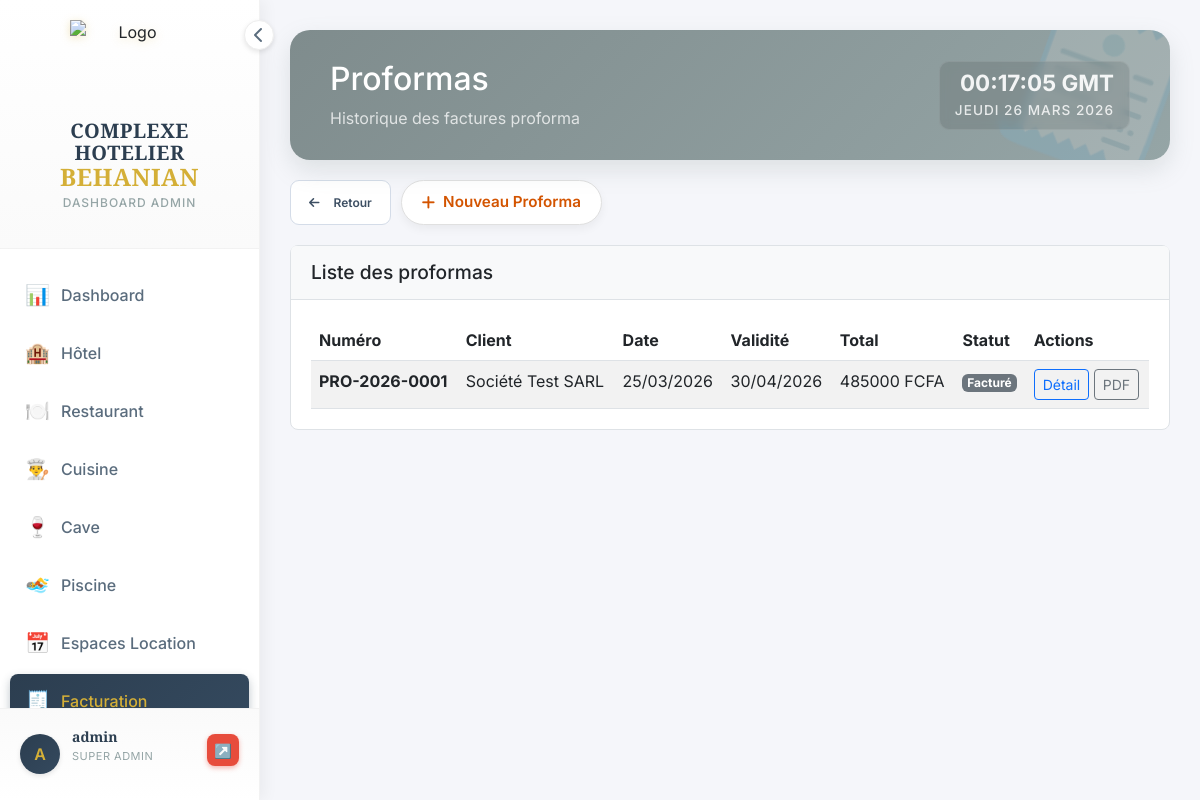
The page /facturation/proformas/ (signed in) on the database as committed earlier.
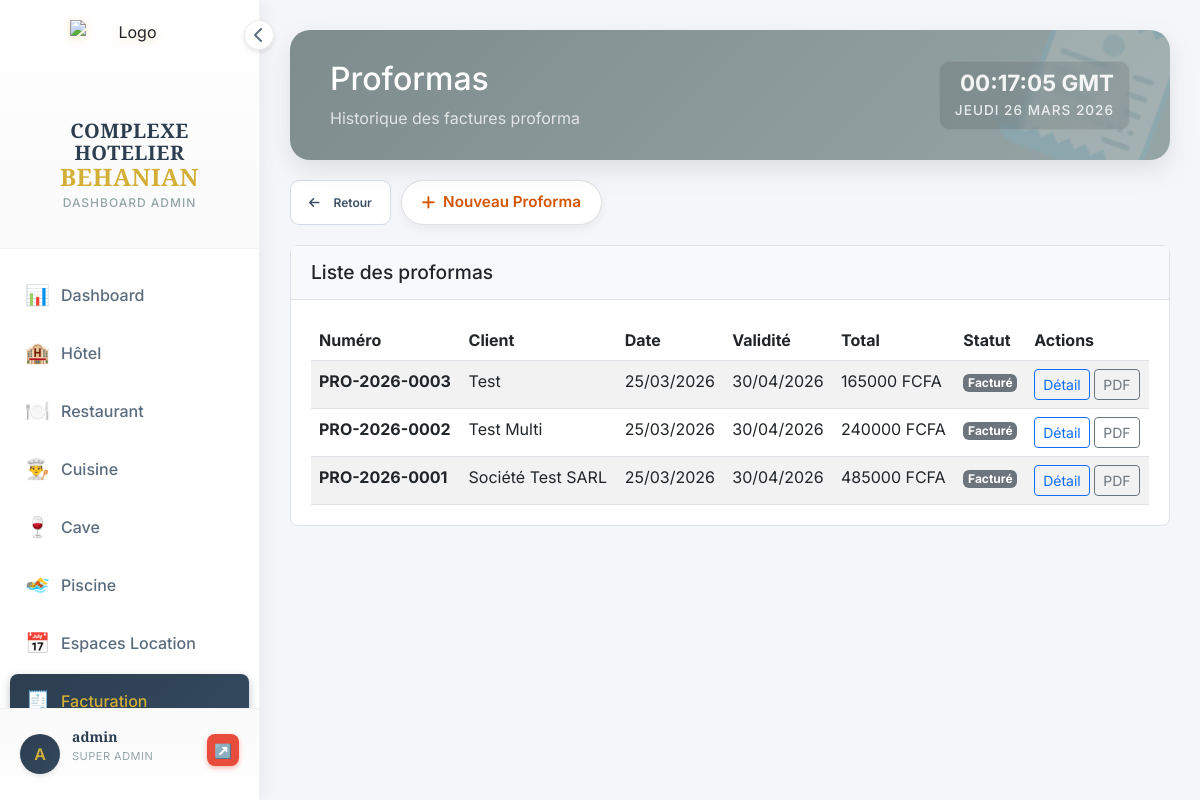
The same page on the database as committed later.
### facturation/models.py (models this page shows, shortened)
class Proforma(models.Model):
    STATUT_CHOICES = [
        ('en_attente', 'En attente'),
        ('draft', 'Brouillon'),
        ('sent', 'Envoyé'),
        ('accepted', 'Accepté'),
        ('validee', 'Validée'),
        ('refused', 'Refusé'),
        ('annulee', 'Annulée'),
        ('invoiced', 'Facturé'),
        ('convertie', 'Convertie'),
    ]
    numero = models.CharField(max_length=20, unique=True)
    client = models.ForeignKey(Client, on_delete=models.CASCADE)
    date_creation = models.DateTimeField(default=timezone.now)
    date_validite = models.DateField()
    statut = models.CharField(max_length=20, choices=STATUT_CHOICES, default='draft')
    sous_total = models.DecimalField(max_digits=10, decimal_places=2, default=Decimal('0.00'))
    remise = models.DecimalField(max_digits=10, decimal_places=2, default=Decimal('0.00'))
    taux_tva = models.DecimalField(max_digits=5, decimal_places=2, default=Decimal('20.00'))
    montant_tva = models.DecimalField(max_digits=10, decimal_places=2, default=Decimal('0.00'))
    total = models.DecimalField(max_digits=10, decimal_places=2, default=Decimal('0.00'))
    cree_par = models.ForeignKey(User, on_delete=models.SET_NULL, null=True)
    notes = models.TextField(blank=True)
    class Meta:
        ordering = ['-date_creation']

class Client(models.Model):
    nom = models.CharField(max_length=100)
    prenom = models.CharField(max_length=100, blank=True)
    email = models.EmailField(blank=True)
    telephone = models.CharField(max_length=20, blank=True)
    adresse = models.TextField(blank=True)
    nif = models.CharField(max_length=50, blank=True, verbose_name="NIF")
    stat = models.CharField(max_length=50, blank=True, verbose_name="STAT")
    class Meta:
        ordering = ['nom', 'prenom']
    @property
    def nom_complet(self):
        return f"{self.nom} {self.prenom}".strip()

### facturation/views.py (the view)
# urls.py: path('proformas/', views.proforma_list, name='proforma_list'),
@require_module_access('facturation')
def proforma_list(request):
    proformas = Proforma.objects.all()
    return render(request, 'facturation/proforma_list.html', {'proformas': proformas})

### utils/permissions.py (called while the page is built, shortened)
def get_user_groups(user):
    return list(user.groups.values_list('name', flat=True))

def user_has_access(user, module):
    if not user.is_authenticated:
        return False
    if user.is_superuser:
        return True

def require_module_access(module):
    def decorator(view_func):
        @wraps(view_func)
        @login_required
        def wrapper(request, *args, **kwargs):
            if not user_has_access(request.user, module):
                messages.error(request,
                    "Accès refusé — vous n'avez pas les droits pour accéder à ce module.")
                return redirect('dashboard:index')
            return view_func(request, *args, **kwargs)
        return wrapper
    return decorator

def get_accessible_modules(user):
    if user.is_superuser:
        return ['dashboard', 'hotel', 'restaurant', 'bar', 'cuisine',
                'piscine', 'boite_nuit', 'espaces', 'caisse', 'facturation',
                'parametres', 'users']

### templates/facturation/proforma_list.html (shortened to what this page needs)
{% extends 'dashboard/base_dashboard.html' %}
{% block content %}
<div class="header-glam facturation-watermark">
    <div class="header-content">
        <h2>Proformas</h2>
        <p class="mb-0 opacity-75">Historique des factures proforma</p>
    </div>
    <div class="header-clock">
        <span class="time">--:-- GMT</span>
        <span class="date">Chargement...</span>
    </div>
</div>
<div style="display:flex;gap:10px;margin-bottom:20px">
    <a href="{% url 'facturation:index' %}" class="btn-p btn-outline" onclick="sessionStorage.setItem('facTab','proformas')" style="padding:9px 18px;border-radius:9px;border:1px solid #d4dce8;background:white;color:#3d4f63;font-size:12px;font-weight:600;display:inline-flex;align-items:center;gap:6px;text-decoration:none"><i class="fas fa-arrow-left"></i> Retour</a>
    <a href="{% url 'facturation:proforma_create' %}" class="btn-add-glam">
        <i class="fas fa-plus mr-2"></i> Nouveau Proforma
    </a>
</div>
<div class="content-section">
    <div class="card">
        <div class="card-header">
            <h3>Liste des proformas</h3>
        </div>
        <div class="card-body">
            {% if proformas %}
                <div class="table-responsive">
                    <table class="table table-striped">
                        <thead>
                            <tr>
                                <th>Numéro</th>
                                <th>Client</th>
                                <th>Date</th>
                                <th>Validité</th>
                                <th>Total</th>
                                <th>Statut</th>
                                <th>Actions</th>
                            </tr>
                        </thead>
                        <tbody>
                            {% for proforma in proformas %}
                                <tr>
                                    <td><strong>{{ proforma.numero }}</strong></td>
                                    <td>{{ proforma.client.nom_complet }}</td>
                                    <td>{{ proforma.date_creation|date:"d/m/Y" }}</td>
                                    <td>{{ proforma.date_validite|date:"d/m/Y" }}</td>
                                    <td>{{ proforma.total|floatformat:0 }} FCFA</td>
                                    <td>
                                        <span class="badge badge-{% if proforma.statut == 'accepted' %}success{% elif proforma.statut == 'sent' %}primary{% elif proforma.statut == 'expired' %}danger{% else %}secondary{% endif %}">
                                            {{ proforma.get_statut_display }}
                                        </span>
                                    </td>
                                    <td>
                                        <a href="{% url 'facturation:proforma_detail' proforma.pk %}" class="btn btn-sm btn-outline-primary">Détail</a>
                                        <a href="{% url 'facturation:proforma_pdf' proforma.pk %}" class="btn btn-sm btn-outline-secondary">PDF</a>
                                    </td>
                                </tr>
                            {% endfor %}
                        </tbody>
                    </table>
                </div>
            {% else %}
                <p class="text-muted">Aucun proforma trouvé.</p>
            {% endif %}
        </div>
    </div>
</div>
{% endblock %}

Rows that differ between the two databases and show on the page:
added Proforma: numero "PRO-2026-0003", client.nom_complet "Test", date_creation "25/03/2026", date_validite "30/04/2026", total "165000", statut "Facturé"
added Proforma: numero "PRO-2026-0002", client.nom_complet "Test Multi", date_creation "25/03/2026", date_validite "30/04/2026", total "240000", statut "Facturé"
